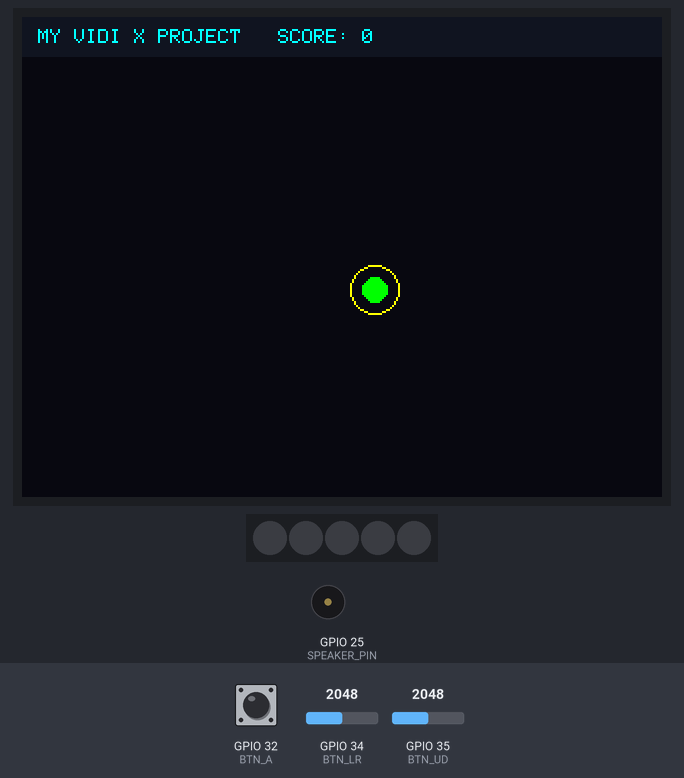
This sketch was run on a simulated ESP32. Shown: 320×240 colour display, 5 RGB LEDs in strip order, left to right, buzzer (waves = sounding). The test bench sets the inputs (shaded band); at power-on: GPIO 32 (BTN_A) HIGH, GPIO 35 (BTN_UD) = 2048, GPIO 34 (BTN_LR) = 2048. Dim RGB values are drawn brighter than linear; what the sketch prints to the serial monitor is not drawn.

Above: at 1.15 s.
1.4 s: GPIO 32 (BTN_A) pulled LOW for 0.3 s
At 1.9 s:
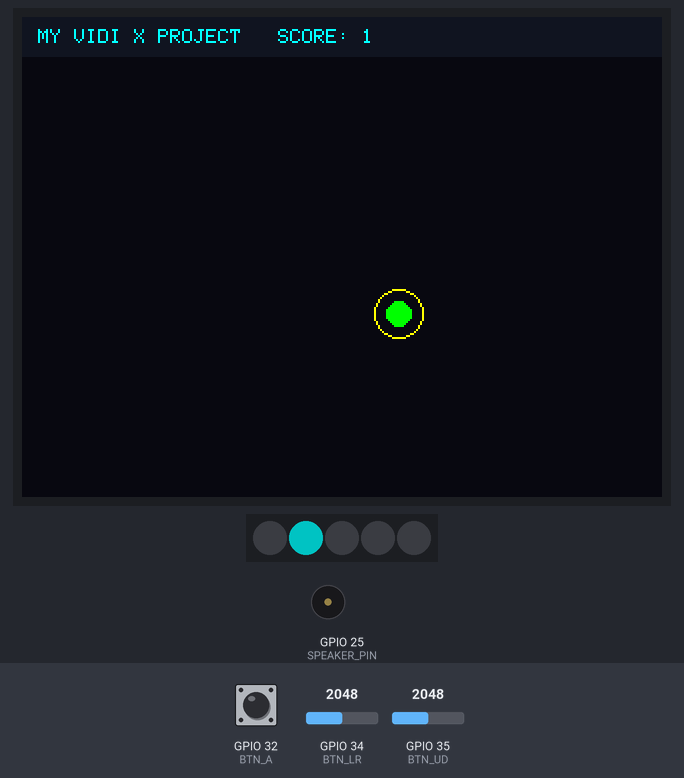
4.0 s: GPIO 32 (BTN_A) pulled LOW for 1 s
At 5.3 s:
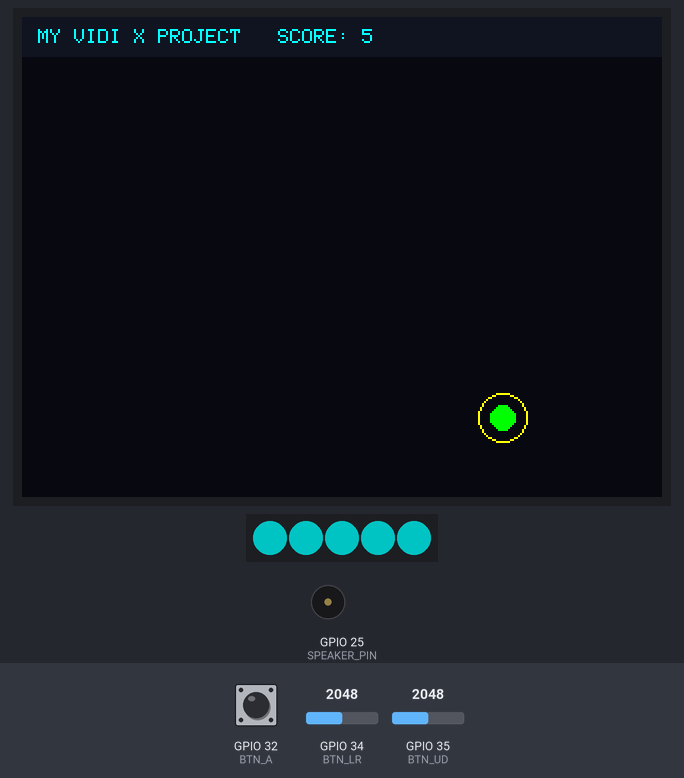
8.0 s: GPIO 35 (BTN_UD) set to 3840
At 8.76 s:
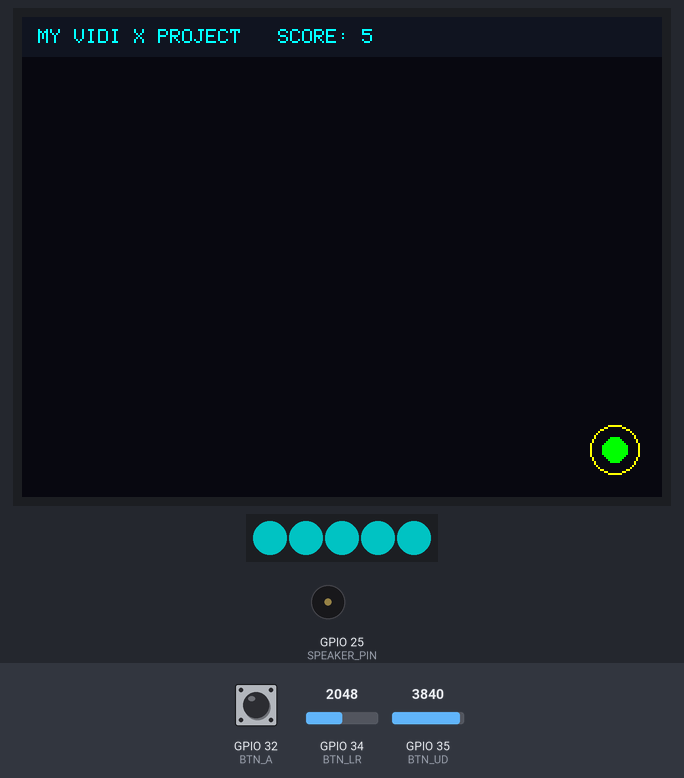
10.0 s: GPIO 35 (BTN_UD) set to 0
Timing chart, 0 to 12.5 s (numbered marks = the images above; inputs shaded):
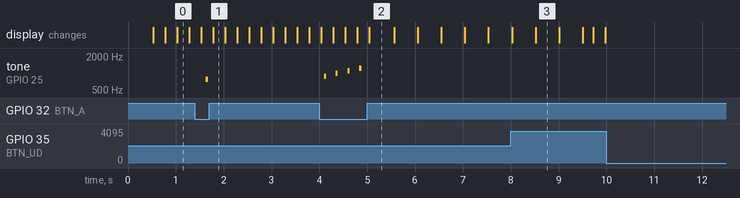

The sketch:

legacy-starter.ino
```cpp
// ============================================================================
// MY VIDI X PROJECT (.INO) — Saved in Browser Cookies
// Board: VIDI X v1.1 (ESP32-WROVER + ILI9341 320x240 TFT + FastLED)
// ============================================================================
#include <LovyanGFX.hpp>
#include <FastLED.h>

#define BTN_LR      34
#define BTN_UD      35
#define BTN_A       32
#define BTN_B       27
#define SPEAKER_PIN 25
#define LED_PIN     26
#define NUM_LEDS    5

LGFX lcd;
LGFX_Sprite canvas(&lcd);
CRGB leds[NUM_LEDS];

int playerX = 160;
int playerY = 120;
int score = 0;

void setup() {
  Serial.begin(115200);
  pinMode(BTN_LR, INPUT);
  pinMode(BTN_UD, INPUT);
  pinMode(BTN_A, INPUT_PULLUP);
  pinMode(BTN_B, INPUT_PULLUP);
  pinMode(SPEAKER_PIN, OUTPUT);

  FastLED.addLeds<WS2812B, LED_PIN, GRB>(leds, NUM_LEDS);
  FastLED.setBrightness(90);

  lcd.init();
  lcd.setRotation(1);
  canvas.createSprite(320, 240);

  Serial.println("[VIDI X] Custom User Project booted!");
}

void loop() {
  int lr = analogRead(BTN_LR);
  int ud = analogRead(BTN_UD);

  if (lr > 3800) playerX -= 4;
  else if (lr > 1500 && lr < 2600) playerX += 4;

  if (ud > 3800) playerY -= 4;
  else if (ud > 1500 && ud < 2600) playerY += 4;

  playerX = constrain(playerX, 16, 304);
  playerY = constrain(playerY, 28, 224);

  if (digitalRead(BTN_A) == LOW) {
    score++;
    tone(SPEAKER_PIN, 660 + (score % 8) * 110, 45);
    leds[score % NUM_LEDS] = CRGB::Cyan;
    FastLED.show();
  }

  canvas.fillScreen(0x0842);
  canvas.fillRect(0, 0, 320, 20, 0x10A4);
  canvas.setCursor(8, 6);
  canvas.setTextColor(0x07FF, 0x10A4);
  canvas.printf("MY VIDI X PROJECT   SCORE: %d", score);

  canvas.drawCircle(playerX, playerY, 12, 0xFFE0);
  canvas.fillCircle(playerX, playerY, 6, 0x07E0);
  canvas.pushSprite(0, 0);

  delay(16);
}
```

Measured:
- after the input at 1.4 s, tone on GPIO 25 (SPEAKER_PIN): silent → 770 Hz after 0.23 s, → silent 0.04 s later; the display: first differs from a run without the input after 0.38 s (image 1)
- after the input at 4.0 s, tone on GPIO 25 (SPEAKER_PIN): plays 880 Hz for 0.04 s, 990 Hz for 0.04 s, 1100 Hz for 0.04 s, 1210 Hz for 0.04 s, starting after 0.10 s
- after the input at 10.0 s, every drawn part: stays the same
- what the display in image 2 shows lasts 0.6 s, from 5.0 s to 5.6 s
